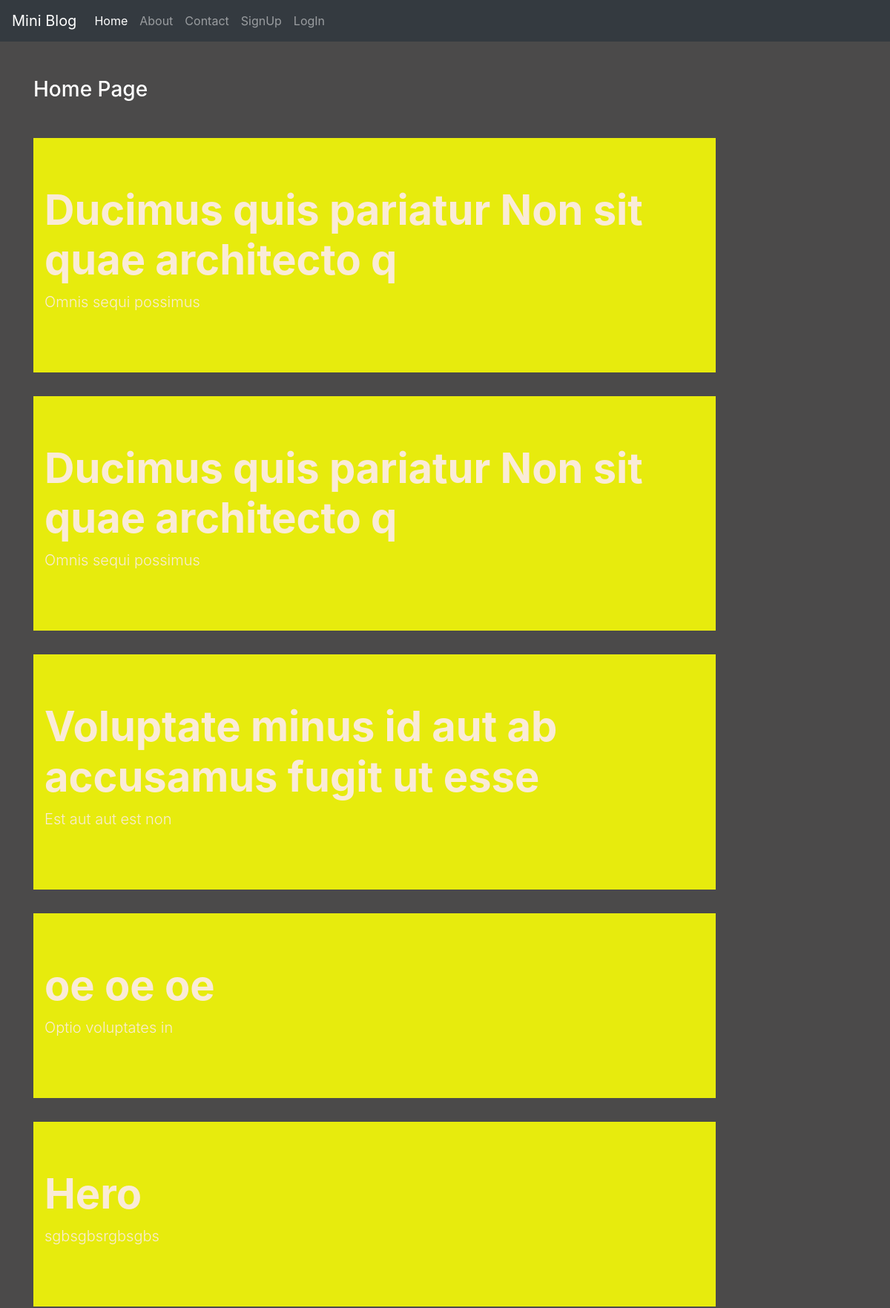
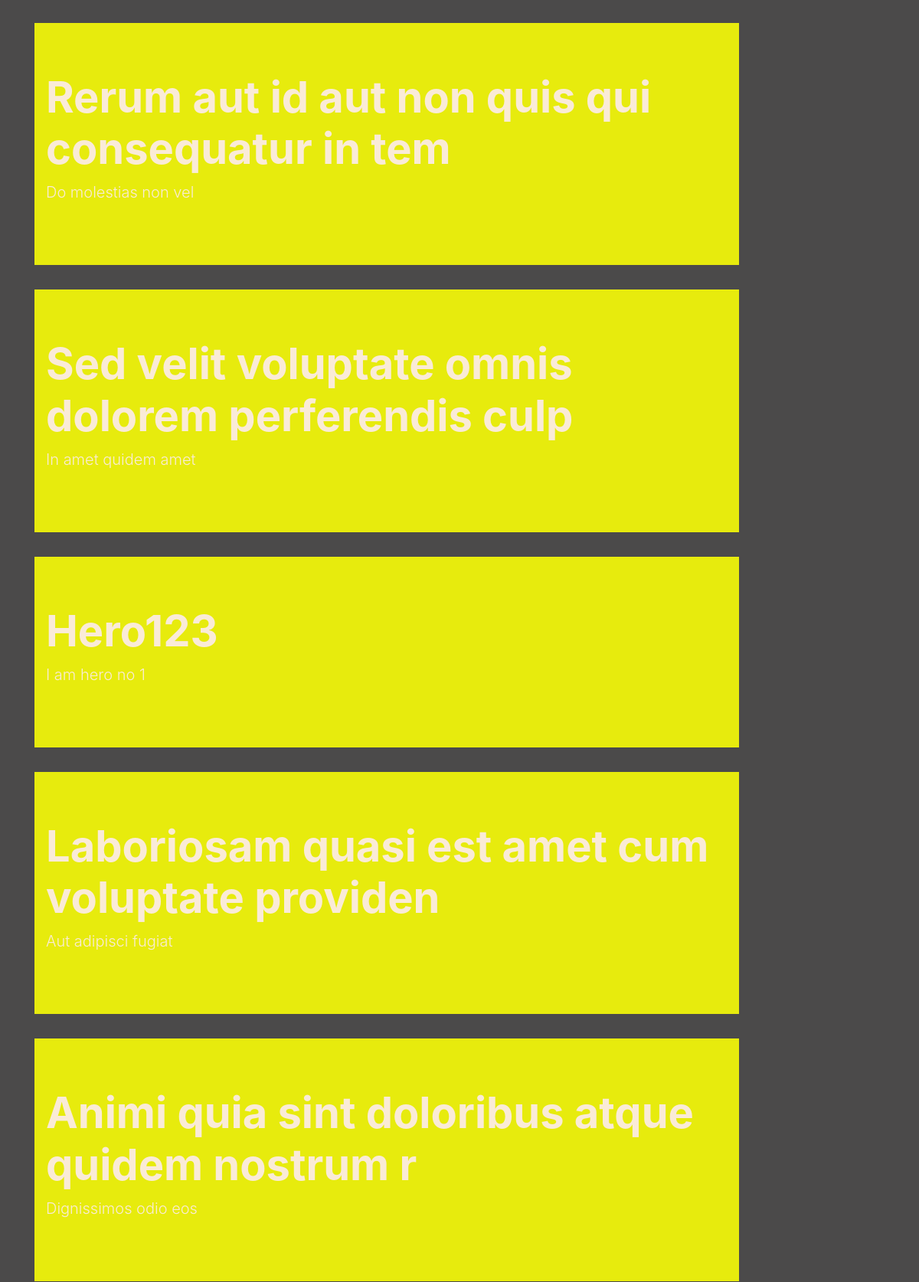
The page / (upper part) on the database its author committed (2 pictures, top to bottom).
### Custome_Blog_App/models.py (models this page shows)
class Post(models.Model):
    title = models.CharField(max_length=50)
    description = models.TextField()

### Custome_Blog_App/views.py (the view)
# urls.py: 2. Add a URL to urlpatterns:  path('', views.home, name='home')
def home(request):
    posts = Post.objects.all()
    return render(request, 'custome_blog_app/home.html', {'posts':posts})

### Custome_Blog_App/templates/custome_blog_app/home.html (shortened to what this page needs)
{% extends 'custome_blog_app/base.html' %}
{% load static %}
{% block content %}
    <div class="col-sm-10">
        <h3 class="text-white my-5"> Home Page </h3>
        {% for post in posts %}
            <div class="jumbotron jumbotron-fluid jumbotron-color">
                <div class="container">
                    <h1 class="display-4 font-weight-bold"> {{post.title}} </h1>
                    <p class="lead"> {{post.description}} </p>
                </div>
            </div>
        {% endfor %}
    </div>
{% endblock content %}

### Custome_Blog_App/static/custome_blog_app/css/style.css (style rules this page uses)
body { background-color: rgb(75, 74, 74); color: antiquewhite; }
.jumbotron-color { background-color: rgb(231, 235, 13); }

### rows shown on the page
Post: title "Ducimus quis pariatur Non sit quae architecto q", description "Omnis sequi possimus"
Post: title "Ducimus quis pariatur Non sit quae architecto q", description "Omnis sequi possimus"
Post: title "Voluptate minus id aut ab accusamus fugit ut esse", description "Est aut aut est non"
Post: title "oe oe oe", description "Optio voluptates in"
Post: title "Hero", description "sgbsgbsrgbsgbs"
Post: title "Rerum aut id aut non quis qui consequatur in tem", description "Do molestias non vel"
Post: title "Sed velit voluptate omnis dolorem perferendis culp", description "In amet quidem amet"
Post: title "Hero123", description "I am hero no 1"
Post: title "Laboriosam quasi est amet cum voluptate providen", description "Aut adipisci fugiat"
Post: title "Animi quia sint doloribus atque quidem nostrum r", description "Dignissimos odio eos"
